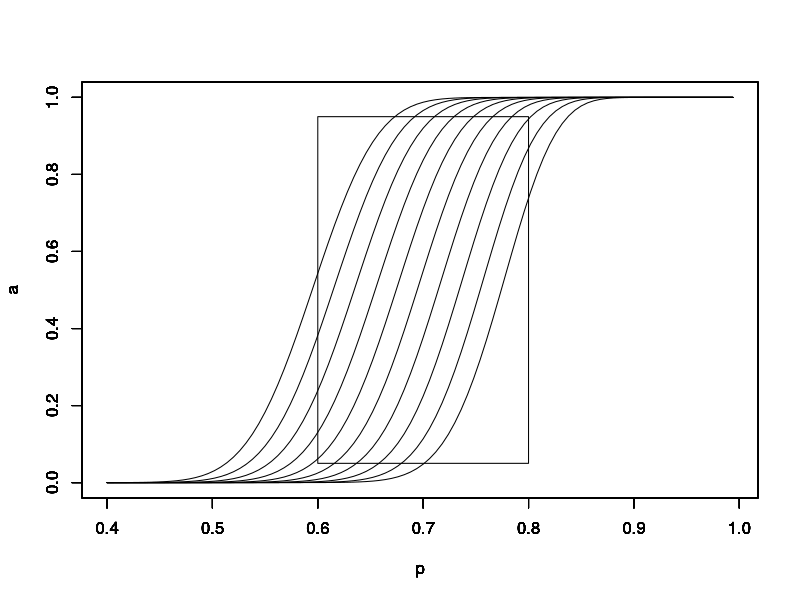
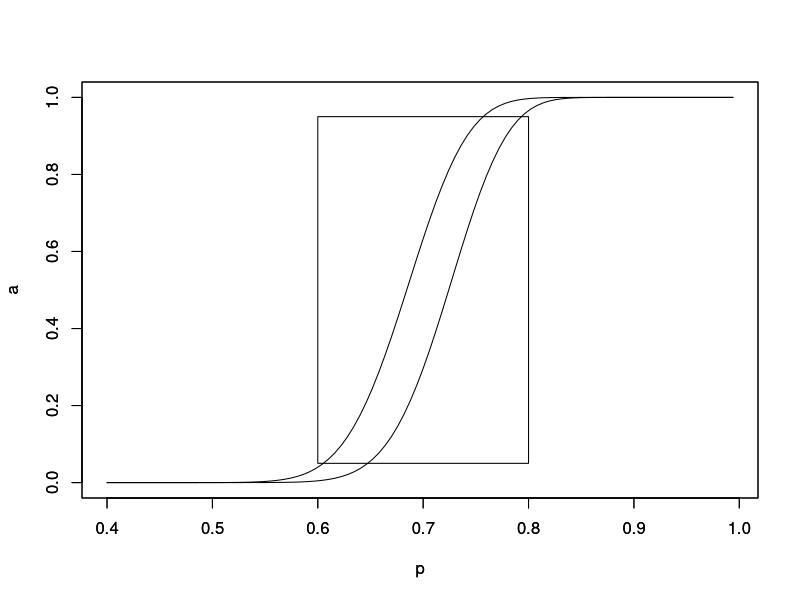

R code for these plots, in order:
## ---- chunk 1
knitr::opts_chunk$set(echo = TRUE)
## ---- chunk 2
p <- NA
a <- NA
n <- 100

for (t in 1:10){
  m = 60 + 2*(t-1)
  for (i in  1:100){
  p[i] = 0.4+0.006*(i-1)
  a[i] <- 1-pbinom(m-1, n, p[i])
}
plot(p,a,type = "l")

par(new=TRUE)
}

rect(0.6,0.05,0.8,0.95)
## ---- chunk 3
b <- NA

for (m in 1:100){
  for (i in  1:100){
  a[m] <- 1-pbinom(m-1, n, 0.6)
  b[m] <- 1-a[m]
  }
}

M <- which(a < 0.05)
M1 <- M[1]

for (m in 1:100){
  for (i in  1:100){
  a[m] <- 1-pbinom(m-1, n, 0.8)
  b[m] <- 1-a[m]
  }
}

M <- which(b < 0.05)
M2 <- M[length(M)]

cat("Rannge of M:[",M1,",",M2,"]")
## ---- chunk 4
for (i in  1:100){
  p[i] = 0.4+0.006*(i-1)
  a[i] <- 1-pbinom(M1-1, n, p[i])
}
plot(p,a,type = "l")

par(new=TRUE)

for (i in  1:100){
  p[i] = 0.4+0.006*(i-1)
  a[i] <- 1-pbinom(M2-1, n, p[i])
}
plot(p,a,type = "l")
rect(0.6,0.05,0.8,0.95)
